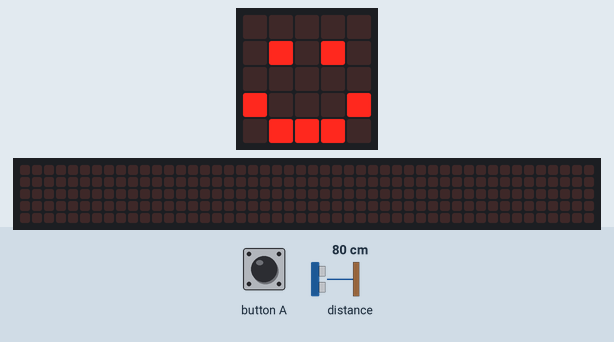
Simulated run of this program. Board: BBC micro:bit (MakeCode). On the bench: the board's 5×5 LED display, a strip that is not on the board, showing the scrolling text unrolled. The test bench sets the inputs (shaded band); at power-on: distance to the obstacle 80 cm. The 48×5 strip is a reading aid, not a part: it shows the text the display is scrolling, unrolled, one strip-width of it at a time.

Above: at 1.8 s.
1.9 s: button A pressed for 0.15 s
At 2.28 s:
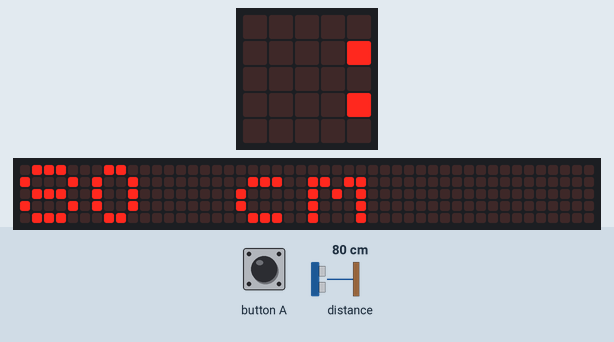
At 4.7 s:
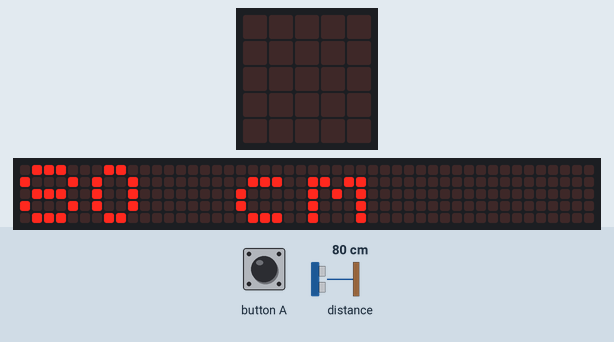
Timing chart, 0 to 6.2 s (numbered marks = the images above; inputs shaded):
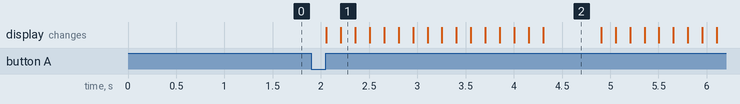

Measured:
- after the input at 1.9 s, the display: first changes after 0.16 s (image 1 shows a later state)
- what the display in image 2 shows lasts 0.6 s, from 4.3 s to 4.9 s

The program:

main.ts
```typescript
// (licence header left out)
//variables
let distanceObject:number = 0

// start
basic.showIcon(IconNames.Happy)

//finds the distance with sonar
input.onButtonPressed(Button.A, function(){
  basic.clearScreen()
  distanceObject = sonar.ping(
  DigitalPin.P1,
  DigitalPin.P2,
  PingUnit.Centimeters
   )
  basic.showString(distanceObject + ' cm')
  basic.showIcon(IconNames.Happy)
})
```
